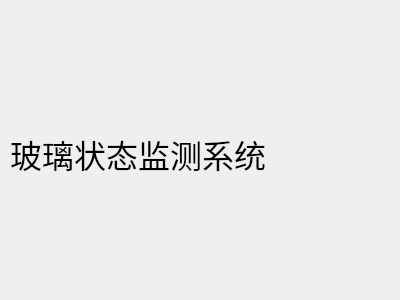
<?xml version="1.0" encoding="UTF-8"?>
<ui version="4.0">
 <class>Dialog</class>
 <widget class="QDialog" name="Dialog">
  <property name="geometry">
   <rect>
    <x>0</x>
    <y>0</y>
    <width>400</width>
    <height>300</height>
   </rect>
  </property>
  <property name="windowTitle">
   <string>Dialog</string>
  </property>
  <widget class="QWidget" name="verticalLayoutWidget">
   <property name="geometry">
    <rect>
     <x>10</x>
     <y>100</y>
     <width>382</width>
     <height>108</height>
    </rect>
   </property>
   <layout class="QVBoxLayout" name="verticalLayout">
    <item>
     <widget class="QLabel" name="label_3">
      <property name="font">
       <font>
        <family>Agency FB</family>
        <pointsize>24</pointsize>
       </font>
      </property>
      <property name="text">
       <string>玻璃状态监测系统</string>
      </property>
     </widget>
    </item>
   </layout>
  </widget>
 </widget>
 <resources/>
 <connections/>
</ui>
